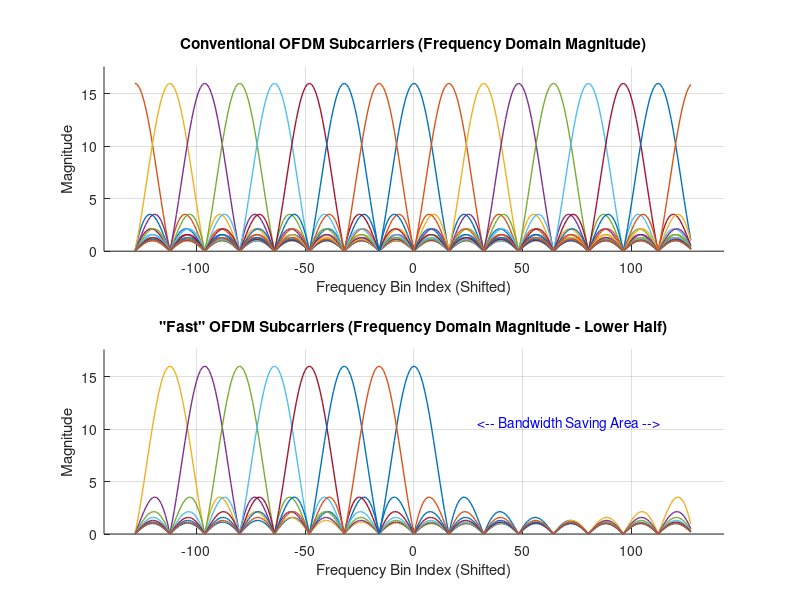

This chart was generated by the following MATLAB code:
%% Visualize Conventional vs. "Fast" OFDM Subcarriers in Frequency Domain
% This version corrects the subcarrier selection for "Fast OFDM" to use
% the lower frequency half (DC + negative frequencies), matching the visual target.

clear;
clc;
close all;

%% Parameters
N = 16; % Basic number of subcarriers (MUST BE EVEN for this indexing)
if mod(N,2) ~= 0
    error('N must be even for this script.');
end
oversampling_factor = 16; % Factor for FFT resolution
M = N * oversampling_factor; % Total points for FFT analysis

% Frequency axis for plotting (centered)
freq_bins = linspace(-M/2, M/2 - 1, M);

% --- Define which subcarrier indices to activate and plot ---
carriers_to_plot_conventional = 0:(N-1);

% "Fast" OFDM: Use lower half bandwidth -> DC (0) and Negative Frequencies (N/2+1 to N-1)
carriers_to_plot_fast = [0, (N/2 + 1):(N-1)];
% Note: Index N/2 (Nyquist) is often excluded or handled specially, omitted here.

%% Generate the base Sinc function in Frequency Domain
time_pulse = ones(N, 1);
base_spectrum = fft(time_pulse, M);
base_spectrum_shifted = fftshift(base_spectrum); % Spectrum centered around DC

%% Plotting Setup
figure('Position', [100, 100, 800, 600]);
colors = get(gca,'colororder');
num_colors = size(colors, 1);
close(gcf);

%% 1. Conventional OFDM Plot (Frequency Domain Sinc Shapes)
h_conv = subplot(2, 1, 1);
hold(h_conv, 'on');
title(h_conv, 'Conventional OFDM Subcarriers (Frequency Domain Magnitude)');
xlabel(h_conv, 'Frequency Bin Index (Shifted)');
ylabel(h_conv, 'Magnitude');
max_mag_conv = 0;
% Maps logical carrier index k (0 to N-1) to its *approximate* peak bin
% location within the M-point FFT array (before fftshift).
map_k_to_M_bins_unshifted = round(linspace(0, (N-1)*oversampling_factor, N));

for i = 1:length(carriers_to_plot_conventional)
    k = carriers_to_plot_conventional(i);
    color_idx = mod(k, num_colors) + 1;

    % Calculate the shift amount needed to move the centered sinc peak
    % to the location corresponding to carrier k in the shifted view.
    % Carrier k (unshifted index 0..N-1) corresponds to:
    % - Bin k*oversampling_factor for k=0..N/2
    % - Bin (k-N)*oversampling_factor for k=N/2+1..N-1 (negative freqs)
    if k <= N/2
        freq_shift_target_bin = k * oversampling_factor;
    else
        freq_shift_target_bin = (k - N) * oversampling_factor;
    end

    % Plot shifted base spectrum magnitude
    plot(h_conv, freq_bins, abs(circshift(base_spectrum_shifted, round(freq_shift_target_bin))), ...
         'Color', colors(color_idx, :), 'LineWidth', 1);

    max_mag_conv = max(max_mag_conv, max(abs(base_spectrum_shifted)));
end

grid(h_conv, 'on');
hold(h_conv, 'off');
if max_mag_conv > 0; ylim(h_conv, [0, max_mag_conv * 1.1]); else; ylim(h_conv, [0, 1.1]); end
xlim_range = N * oversampling_factor / 1.8; % Adjust zoom slightly if needed
xlim(h_conv, [-xlim_range, xlim_range]);

%% 2. "Fast" OFDM Plot (Frequency Domain - Lower Half Bandwidth)
h_fast = subplot(2, 1, 2);
hold(h_fast, 'on');
title(h_fast, '"Fast" OFDM Subcarriers (Frequency Domain Magnitude - Lower Half)');
xlabel(h_fast, 'Frequency Bin Index (Shifted)');
ylabel(h_fast, 'Magnitude');
max_mag_fast = 0;

for i = 1:length(carriers_to_plot_fast)
    k = carriers_to_plot_fast(i); % Using indices for lower half BW
    color_idx = mod(k, num_colors) + 1;

    % Calculate shift amount for carrier k
    if k <= N/2 % Should only be k=0 here based on definition
        freq_shift_target_bin = k * oversampling_factor;
    else % k = N/2+1 to N-1 (Negative frequencies)
        freq_shift_target_bin = (k - N) * oversampling_factor;
    end

    % Plot shifted base spectrum magnitude
     plot(h_fast, freq_bins, abs(circshift(base_spectrum_shifted, round(freq_shift_target_bin))), ...
          'Color', colors(color_idx, :), 'LineWidth', 1);

    max_mag_fast = max(max_mag_fast, max(abs(base_spectrum_shifted)));
end

grid(h_fast, 'on');
hold(h_fast, 'off');
if max_mag_fast > 0; ylim(h_fast, [0, max_mag_fast * 1.1]); else; ylim(h_fast, [0, 1.1]); end
xlim(h_fast, [-xlim_range, xlim_range]); % Use same x-axis range as above

% --- Add the "Save Bandwidth" annotation on the unused (positive) side ---
x_limits = xlim(h_fast);
% Place annotation in the positive frequency region (e.g., 75% mark)
text_x_pos = x_limits(1) + 0.75 * (x_limits(2) - x_limits(1));

ylim_vals = ylim(h_fast);
text_y_pos = ylim_vals(2) * 0.6; % Adjust vertical position if needed

text(h_fast, text_x_pos, text_y_pos, '<-- Bandwidth Saving Area -->', ...
     'HorizontalAlignment', 'center', 'Color', 'blue', 'FontSize', 10, 'BackgroundColor', 'none');